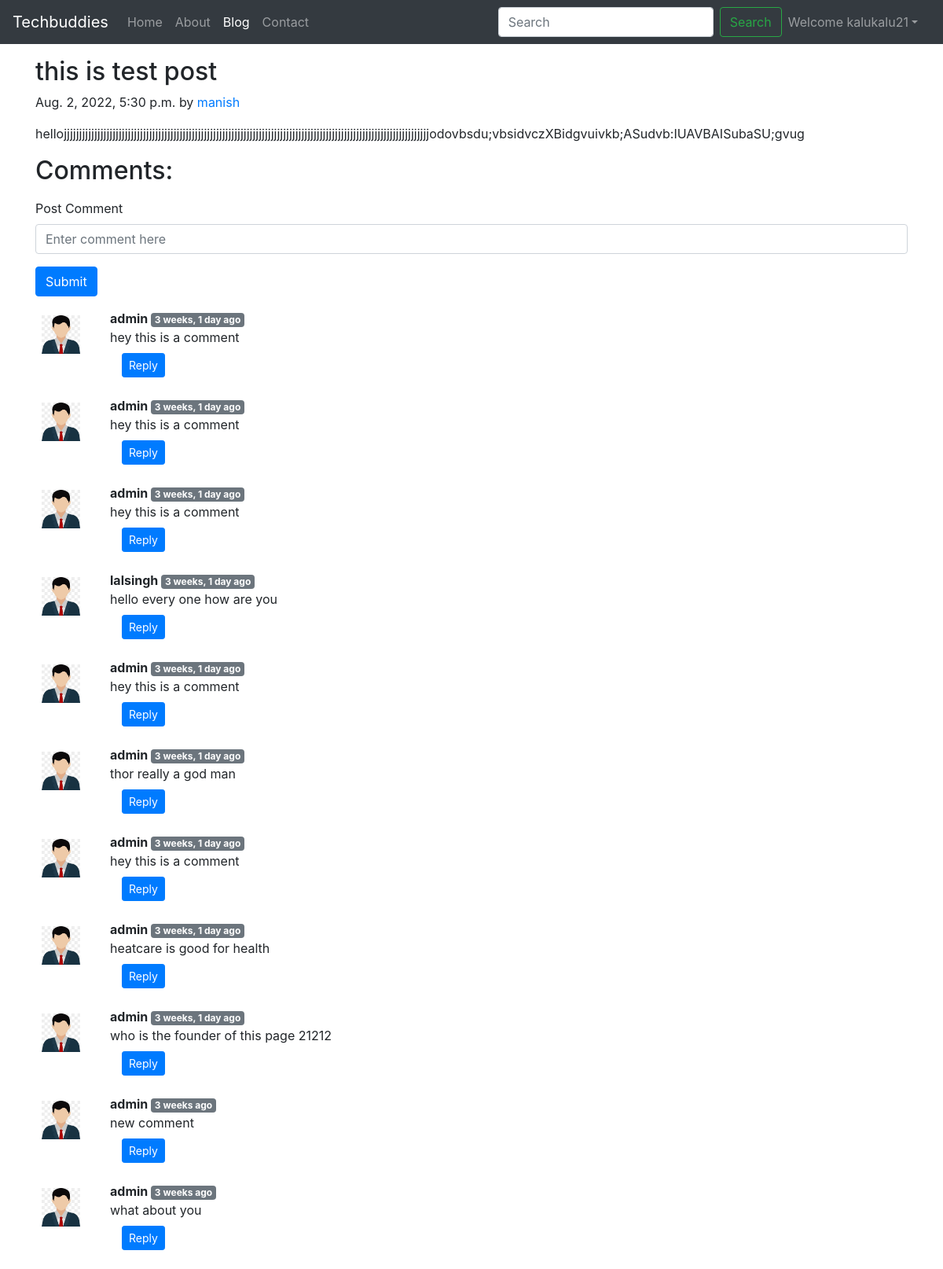
Page /blog/blogpost0-post (signed in) on the committed database.
### blog/models.py (models this page shows, shortened)
class Post(models.Model):
    postid = models.AutoField(primary_key=True)
    title = models.CharField(max_length=50)
    author  = models.CharField(max_length=50)
    content = models.TextField()
    slug = models.CharField(max_length=200)
    timestamp = models.DateTimeField( blank=True)

class Blogcomment(models.Model):
    sno= models.AutoField(primary_key=True)
    comment=models.TextField()
    user=models.ForeignKey(User, on_delete=models.CASCADE)
    post=models.ForeignKey(Post, on_delete=models.CASCADE)
    parent=models.ForeignKey('self',on_delete=models.CASCADE, null=True )
    timestamp= models.DateTimeField(default=now)

### blog/views.py (the view)
# urls.py: path('blogpost<str:slug>', views.blogPost, name='blogPost'),
def blogPost(request, slug):
    post = Post.objects.filter(slug = slug).first()
    comments= Blogcomment.objects.filter(post=post)
    context={'post':post, 'comments': comments, 'user': request.user}
    return render(request, 'blog/blogpost.html', context)

### templates/blog/blogpost.html (shortened to what this page needs)
{% extends 'base.html' %}
{% load humanize %}
{% block blogactive %} active {% endblock blogactive %}
{% block body %}
<div class="container my-3">
    <div class="blog-post">
        <h2 class="blog-post-title">{{post.title}}</h2>
        <p class="blog-post-meta">{{post.timestamp}} by <a href="/about">{{post.author}}</a></p>
        <p>{{post.content}}</p>
    </div>
    <h2 class="my-3">Comments: </h2>
    {% if request.user.is_authenticated %}
    <form action="/blog/comment" method="post">
        <div class="form-group">
            <label for="exampleInputEmail1">Post Comment </label>
            <input type="text" class="form-control" name="comment" placeholder="Enter comment here">
        </div>
        <button type="submit" class="btn btn-primary">Submit</button>
    </form>
    {% else %}
    <div class="container">
        <h5>please login with aaccount to comment on this post!!!!!</h5>
    </div>
    {% endif %}
    {% for comment in comments %}
    <div class="row my-3">
        <div class="col-md-1  ">
            <img class="rounded mx-auto d-block w-100 p-2" src="/static/img/user.png" alt="user">
        </div>
        <div class="col-md-11 ">
            <b> {{comment.user.username}} </b> <span
                class="badge badge-secondary">{{comment.timestamp|naturaltime}}</span>
            <div> {{comment.comment}} </div>
            <div class="container">
                    <button class="btn btn-sm my-2 btn-primary" type="button" data-toggle="collapse" data-target="#reply{{comment.sno}}" aria-expanded="false" aria-controls="reply{{comment.sno}}">
                      Reply
                    </button>
            </div>
        </div>
    </div>
    {% endfor %}
</div>
{% endblock body %}

### templates/base.html (shortened to what this page needs)
<!doctype html>
<html lang="en">
<head>
  <link rel="stylesheet" href="https://cdn.jsdelivr.net/npm/bootstrap@4.6.2/dist/css/bootstrap.min.css"
>
</head>
<body>
  <nav class="navbar navbar-expand-lg navbar-dark bg-dark">
    <a class="navbar-brand" href="/">Techbuddies</a>
    <div class="collapse navbar-collapse" id="navbarSupportedContent">
      <ul class="navbar-nav mr-auto">
        <li class="nav-item {% block homeactive %}{% endblock homeactive %}">
          <a class="nav-link" href="/">Home <span class="sr-only">(current)</span></a>
        </li>
        <li class="nav-item {% block aboutactive %}{% endblock aboutactive %}">
          <a class="nav-link" href="/about">About</a>
        </li>
        <li class="nav-item {% block blogactive %}{% endblock blogactive %}">
          <a class="nav-link" href="/blog">Blog</a>
        </li>
        <li class="nav-item {% block contactactive %}{% endblock contactactive %}">
          <a class="nav-link" href="/contact">Contact</a>
        </li>
      </ul>
      <div class="form-inline ml-auto">
        <form class="form-inline my-2 my-lg-0" action="/search" mathod='GET'>
          <input class="form-control mr-sm-2" type="search" placeholder="Search" aria-label="Search" name="query"
            id="query">
          <button class="btn btn-outline-success my-2 my-sm-0" type="submit">Search</button>
        </form>
        {% if request.user.is_authenticated %}
        <ul class="navbar-nav mr-2">
          <li class="nav-item dropdown">
            <a class="nav-link dropdown-toggle" href='#' id="navbarDropdown" role="button" data-toggle="dropdown">
              Welcome {{request.user}}</a>
          </li>
        </ul>
      </div>
      {% endif %}
    </div>
  </nav>
  {% block body %}{% endblock body %}
</body>
</html>

### rows in the picture
Post: title "this is test post", timestamp "Aug. 2, 2022, 5:30 p.m.", author "manish", content "hellojjjjjjjjjjjjjjjjjjjjjjjjjjjjjjjjjjjjjjjjjjjjjjjjjjjjjjjjjjjjjjjjjjjjjjjjjjjjjjjjjjjjjjjjjjjjjjjjjjjjjjjjjjjjjjjjjjjjjjjjodovbsdu;vbsidvczXBidgvuivkb;ASudvb:IUAVBAISubaSU;gvug"
Blogcomment: user.username "admin", timestamp "3 weeks, 1 day ago", comment "hey this is a comment"
Blogcomment: user.username "admin", timestamp "3 weeks, 1 day ago", comment "hey this is a comment"
Blogcomment: user.username "admin", timestamp "3 weeks, 1 day ago", comment "hey this is a comment"
Blogcomment: user.username "lalsingh", timestamp "3 weeks, 1 day ago", comment "hello every one how are you"
Blogcomment: user.username "admin", timestamp "3 weeks, 1 day ago", comment "hey this is a comment"
Blogcomment: user.username "admin", timestamp "3 weeks, 1 day ago", comment "thor really a god man"
Blogcomment: user.username "admin", timestamp "3 weeks, 1 day ago", comment "hey this is a comment"
Blogcomment: user.username "admin", timestamp "3 weeks, 1 day ago", comment "heatcare is good for health"
Blogcomment: user.username "admin", timestamp "3 weeks, 1 day ago", comment "who is the founder of this page 21212"
Blogcomment: user.username "admin", timestamp "3 weeks ago", comment "new comment"
Blogcomment: user.username "admin", timestamp "3 weeks ago", comment "what about you"

### other values in the picture
{{ request.user }} "kalukalu21"
